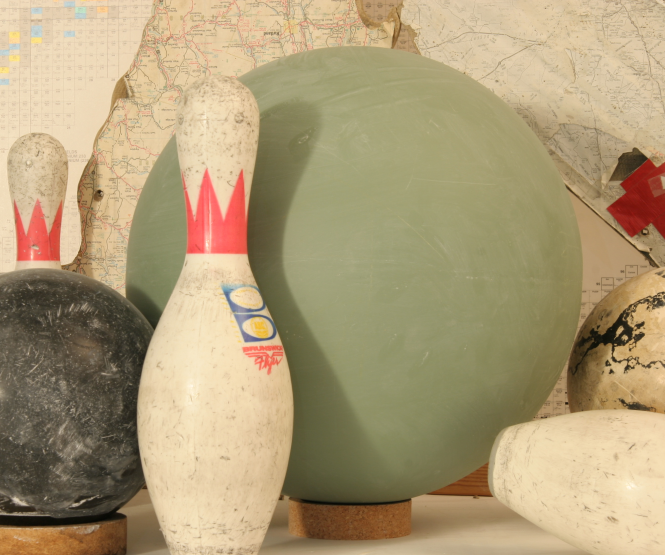
#> input picture Stereo Vision/d0.png, 1330 x 1110 px, given in place of view0.png, which was not available (shown at 1/2 size)
$ python dm.py
#> lines starting #> are read from the running program, lines starting #| are printed output that depends on the picture; pictures that were not available may be replaced by others from this repository, and a replacement may not be noted
import cv2
import math
import matplotlib.pyplot as plt
import numpy as np

################################
#Color Invarient for Left Image
img = cv2.imread('view0.png') #bitki
#> img is the input picture: shape (1110, 1330, 3); mean B, G, R 119.2, 155.4, 173.2
#img = cv2.imread('d0.png') #eşyalar
#img = cv2.imread('h0.jpeg') #eşyalar2

b,g,r = cv2.split(img)
rows,cols,chs = img.shape
#> rows = 1110; cols = 1330; chs = 3

c1 = np.zeros(shape=(rows,cols))
c2 = np.zeros(shape=(rows,cols))
c3 = np.zeros(shape=(rows,cols))

for i in range(0,rows,1):
    for j in range(0,cols,1):
        blue = img[i,j,0]
        green = img[i,j,1]
        red =  img[i,j,2]

        c1[i,j] = math.atan(red/max(green,blue))
        c2[i,j] = math.atan(green/max(red,blue))
        c3[i,j] = math.atan(blue/max(red,green))
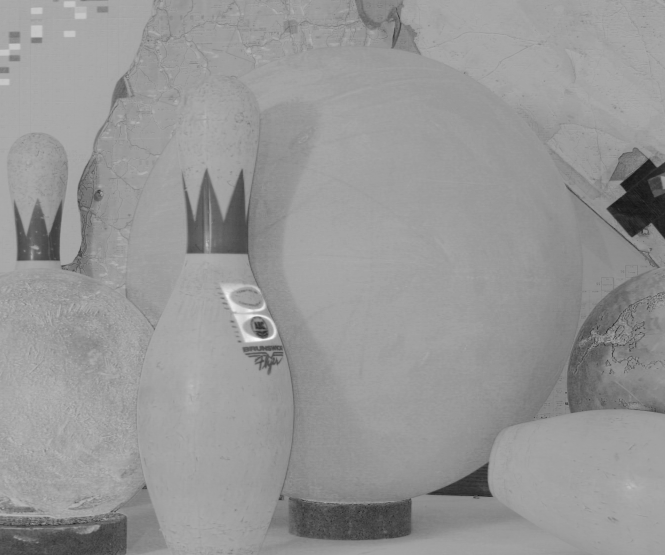
#> c3: shape (1110, 1330) float64 (shown at 1/2 size); min 0, max 0.984, mean 0.591

c1 = 255 * c1
c1 = c1.astype(np.uint8)
c2 = 255 * c2
c2 = c2.astype(np.uint8)
c3 = 255 * c3
c3 = c3.astype(np.uint8)

imgLeft = c1

################################
#Color Invarient for Right Image
img = cv2.imread('view1.png') #bitki
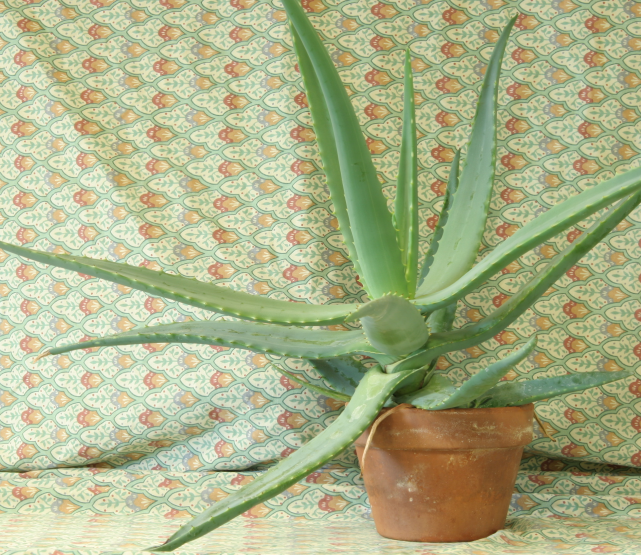
#> input picture Stereo Vision/view1.png, 1282 x 1110 px (shown at 1/2 size)
#> img is the input picture: shape (1110, 1282, 3); mean B, G, R 136.6, 177.2, 171.2
#img = cv2.imread('d1.png') #eşyalar
#img = cv2.imread('h1.jpeg') #eşyalar2

b,g,r = cv2.split(img)
#> b: shape (1110, 1282)
#> g: shape (1110, 1282)
#> r: shape (1110, 1282)
rows,cols,chs = img.shape
#> cols = 1282

c1 = np.zeros(shape=(rows,cols))
c2 = np.zeros(shape=(rows,cols))
c3 = np.zeros(shape=(rows,cols))

for i in range(0,rows,1):
    for j in range(0,cols,1):
        blue = img[i,j,0]
        green = img[i,j,1]
        red =  img[i,j,2]

        c1[i,j] = math.atan(red/max(green,blue))
        c2[i,j] = math.atan(green/max(red,blue))
        c3[i,j] = math.atan(blue/max(red,green))
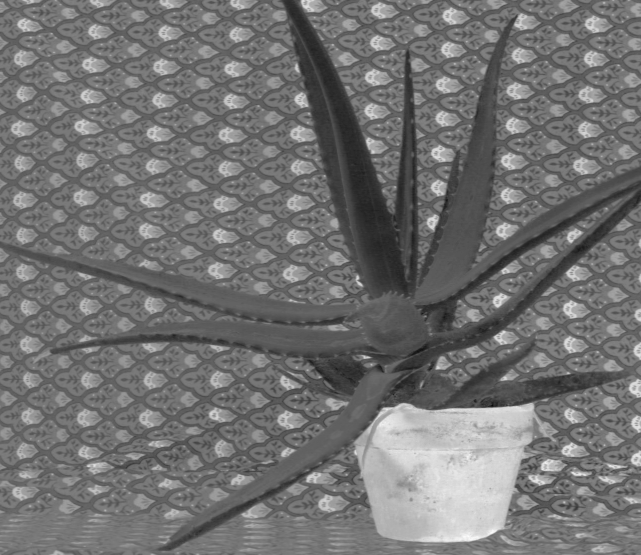
#> c1: shape (1110, 1282) float64 (shown at 1/2 size); min 0.487, max 1.11, mean 0.766; drawn with min black and max white
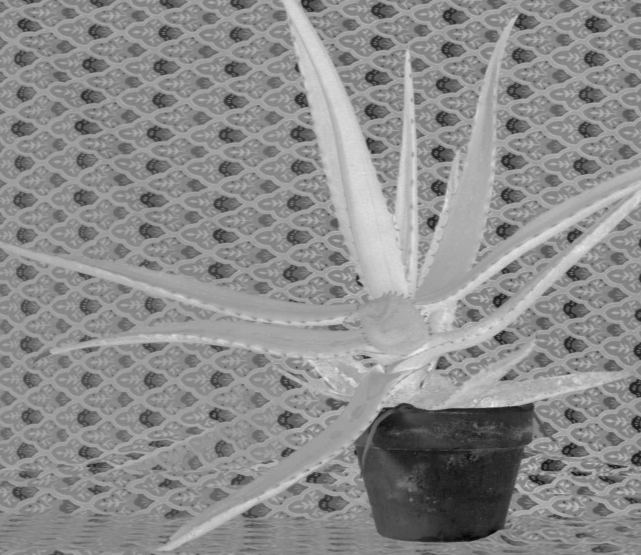
#> c2: shape (1110, 1282) float64 (shown at 1/2 size); min 0.464, max 1.08, mean 0.804; drawn with min black and max white
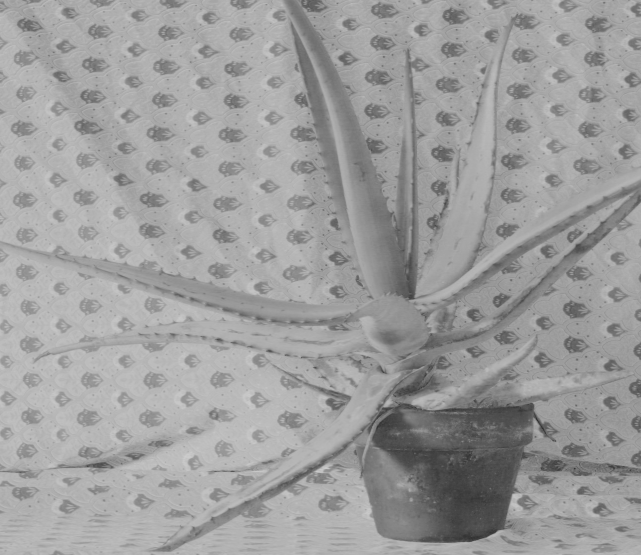
#> c3: shape (1110, 1282) float64 (shown at 1/2 size); min 0.0831, max 0.81, mean 0.619

c1 = 255 * c1
c1 = c1.astype(np.uint8)
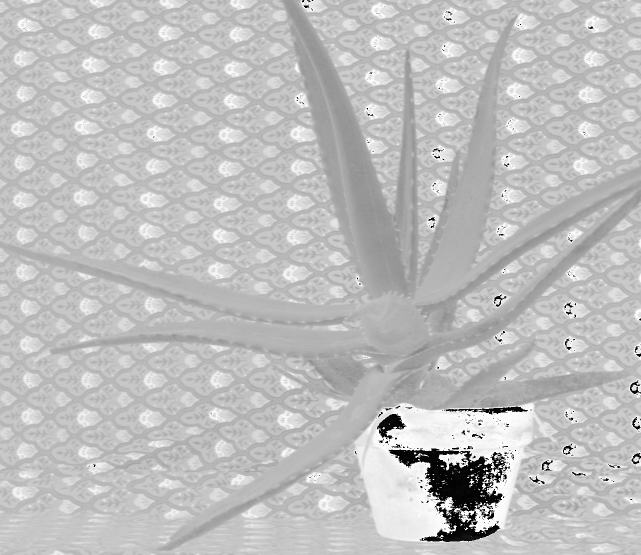
#> c1: shape (1110, 1282) (shown at 1/2 size); min 0, max 255, mean 190.3
c2 = 255 * c2
c2 = c2.astype(np.uint8)
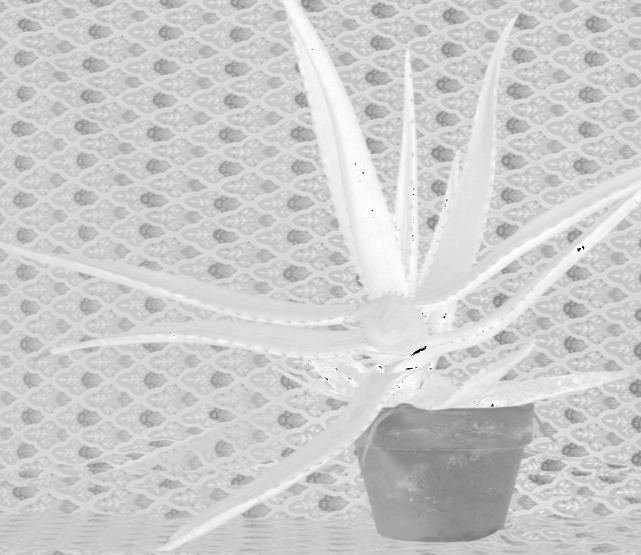
#> c2: shape (1110, 1282) (shown at 1/2 size); min 0, max 255, mean 204.5
c3 = 255 * c3
c3 = c3.astype(np.uint8)

imgRight = c1

################################
#Depth Map
stereo = cv2.StereoBM_create(numDisparities = 16, blockSize = 15)
#> (the run stopped early here; a loop or call above may not have finished)
